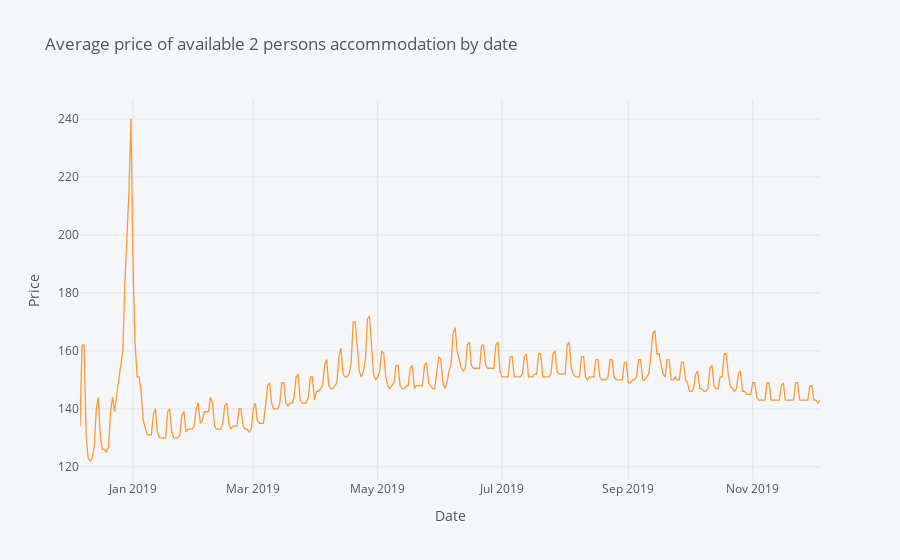

Source (notebook cell):
### Markdown cell above
**Average Price by Date**

Below, you see the average price of all 2-persons accomodations flagged as available by date. The peak of average price 240 Euro is at December 31st, and the cyclical pattern is due to higher prices in weekends. However, I suspect that prices for dates further ahead in time are mostly not updated yet and are probably default prices. This might result in a booking not being accepted by the host if the host realizes that someone is trying to book something on a date that should have been more expensive than usual. This graph is interactive, and hovering over the points will show you a tooltip with the average price and weekday by date.

### Code cell
average_price = calendar[(calendar.available == "t") & (calendar.accommodates == 2)].groupby(['date']).mean().astype(np.int64).reset_index()
average_price['weekday'] = average_price['date'].dt.day_name()
average_price = average_price.set_index('date')

average_price.iplot(y='price', mode='lines', xTitle='Date', yTitle='Price',
    text='weekday', title='Average price of available 2 persons accommodation by date')

### Figure 1 — Plotly figure (JSON) as saved in the notebook; plotly's stock layout.template omitted (floating-point values rounded to 4 significant figures; data arrays with more than 128 entries replaced by an {"elided": "..."} marker saying what was removed)
{"data": [{"name": "price", "text": {"elided": "364 str values"}, "mode": "lines", "y": {"elided": "364 int values"}, "x": {"elided": "364 str values"}, "line": {"color": "rgba(255, 153, 51, 1.0)", "dash": "solid", "shape": "linear", "width": 1.3}, "type": "scatter"}], "layout": {"title": {"text": "Average price of available 2 persons accommodation by date", "font": {"color": "#4D5663"}}, "paper_bgcolor": "#F5F6F9", "plot_bgcolor": "#F5F6F9", "yaxis": {"tickfont": {"color": "#4D5663"}, "zerolinecolor": "#E1E5ED", "title": {"text": "Price", "font": {"color": "#4D5663"}}, "gridcolor": "#E1E5ED", "showgrid": true}, "xaxis": {"tickfont": {"color": "#4D5663"}, "zerolinecolor": "#E1E5ED", "title": {"text": "Date", "font": {"color": "#4D5663"}}, "gridcolor": "#E1E5ED", "showgrid": true}, "legend": {"bgcolor": "#F5F6F9", "font": {"color": "#4D5663"}}}}
